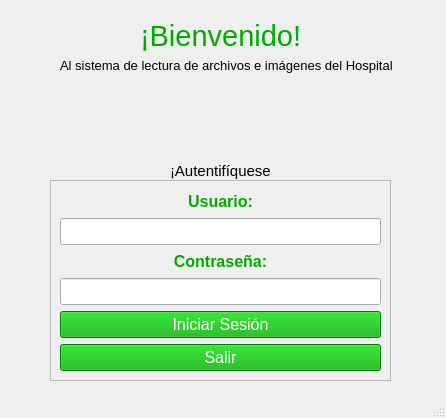
<?xml version="1.0" encoding="UTF-8"?>
<ui version="4.0">
 <class>MainWindow</class>
 <widget class="QMainWindow" name="MainWindow">
  <property name="geometry">
   <rect>
    <x>0</x>
    <y>0</y>
    <width>446</width>
    <height>418</height>
   </rect>
  </property>
  <property name="font">
   <font>
    <pointsize>12</pointsize>
   </font>
  </property>
  <property name="windowTitle">
   <string>MainWindow</string>
  </property>
  <widget class="QWidget" name="centralwidget">
   <widget class="QFrame" name="frame">
    <property name="geometry">
     <rect>
      <x>50</x>
      <y>180</y>
      <width>341</width>
      <height>201</height>
     </rect>
    </property>
    <property name="frameShape">
     <enum>QFrame::StyledPanel</enum>
    </property>
    <property name="frameShadow">
     <enum>QFrame::Raised</enum>
    </property>
    <layout class="QHBoxLayout" name="horizontalLayout">
     <item>
      <layout class="QVBoxLayout" name="verticalLayout">
       <item>
        <widget class="QLabel" name="label">
         <property name="font">
          <font>
           <pointsize>12</pointsize>
           <weight>75</weight>
           <bold>true</bold>
          </font>
         </property>
         <property name="layoutDirection">
          <enum>Qt::LeftToRight</enum>
         </property>
         <property name="styleSheet">
          <string notr="true">color: rgb(0, 170, 0);</string>
         </property>
         <property name="text">
          <string>Usuario:</string>
         </property>
         <property name="alignment">
          <set>Qt::AlignCenter</set>
         </property>
        </widget>
       </item>
       <item>
        <widget class="QLineEdit" name="user">
         <property name="cursor">
          <cursorShape>IBeamCursor</cursorShape>
         </property>
        </widget>
       </item>
       <item>
        <widget class="QLabel" name="label_2">
         <property name="font">
          <font>
           <pointsize>12</pointsize>
           <weight>75</weight>
           <bold>true</bold>
          </font>
         </property>
         <property name="styleSheet">
          <string notr="true">color: rgb(0, 170, 0);</string>
         </property>
         <property name="text">
          <string>Contraseña:</string>
         </property>
         <property name="alignment">
          <set>Qt::AlignCenter</set>
         </property>
        </widget>
       </item>
       <item>
        <widget class="QLineEdit" name="password">
         <property name="echoMode">
          <enum>QLineEdit::Password</enum>
         </property>
        </widget>
       </item>
       <item>
        <widget class="QPushButton" name="pushButton">
         <property name="font">
          <font>
           <pointsize>12</pointsize>
          </font>
         </property>
         <property name="styleSheet">
          <string notr="true">background-color: rgb(0, 170, 0);
color: rgb(255, 255, 255);</string>
         </property>
         <property name="text">
          <string>Iniciar Sesión</string>
         </property>
        </widget>
       </item>
       <item>
        <widget class="QPushButton" name="salir">
         <property name="font">
          <font>
           <pointsize>12</pointsize>
          </font>
         </property>
         <property name="styleSheet">
          <string notr="true">background-color: rgb(0, 170, 0);
color: rgb(255, 255, 255);</string>
         </property>
         <property name="text">
          <string>Salir</string>
         </property>
        </widget>
       </item>
      </layout>
     </item>
    </layout>
   </widget>
   <widget class="QLabel" name="logo">
    <property name="geometry">
     <rect>
      <x>330</x>
      <y>100</y>
      <width>81</width>
      <height>101</height>
     </rect>
    </property>
    <property name="text">
     <string/>
    </property>
   </widget>
   <widget class="QLabel" name="label_3">
    <property name="geometry">
     <rect>
      <x>140</x>
      <y>20</y>
      <width>161</width>
      <height>31</height>
     </rect>
    </property>
    <property name="font">
     <font>
      <pointsize>22</pointsize>
     </font>
    </property>
    <property name="styleSheet">
     <string notr="true">color: rgb(0, 170, 0);</string>
    </property>
    <property name="text">
     <string>¡Bienvenido!</string>
    </property>
   </widget>
   <widget class="QLabel" name="label_4">
    <property name="geometry">
     <rect>
      <x>60</x>
      <y>50</y>
      <width>341</width>
      <height>31</height>
     </rect>
    </property>
    <property name="font">
     <font>
      <pointsize>10</pointsize>
     </font>
    </property>
    <property name="text">
     <string>Al sistema de lectura de archivos e imágenes del Hospital</string>
    </property>
   </widget>
   <widget class="QLabel" name="label_5">
    <property name="geometry">
     <rect>
      <x>170</x>
      <y>160</y>
      <width>101</width>
      <height>21</height>
     </rect>
    </property>
    <property name="font">
     <font>
      <pointsize>11</pointsize>
     </font>
    </property>
    <property name="text">
     <string>¡Autentifíquese!</string>
    </property>
   </widget>
   <widget class="QLabel" name="UdeA">
    <property name="geometry">
     <rect>
      <x>90</x>
      <y>40</y>
      <width>251</width>
      <height>161</height>
     </rect>
    </property>
    <property name="text">
     <string/>
    </property>
   </widget>
  </widget>
  <widget class="QStatusBar" name="statusbar"/>
 </widget>
 <resources/>
 <connections/>
</ui>
